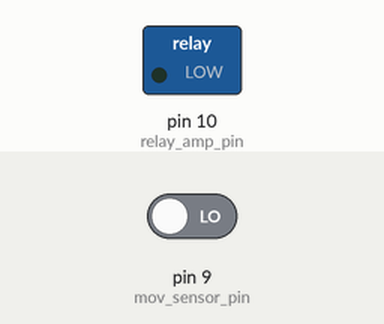
Simulated run of this sketch. Board: Arduino Uno, built with avr-gcc and run on an emulated ATmega328P. Parts: switched loads named in the sketch (green lamp = pin HIGH). The test bench sets the inputs (shaded band); at power-on: pin 9 (mov_sensor_pin) LOW.

Above: at 1.2 s.
1.3 s: pin 9 (mov_sensor_pin) driven HIGH
At 1.7 s:
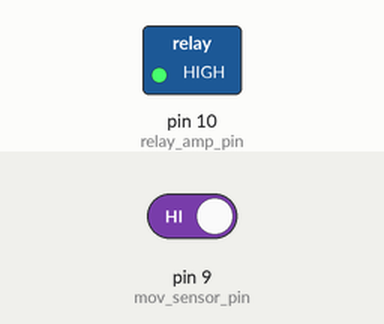
2.8 s: pin 9 (mov_sensor_pin) driven LOW
At 4.4 s:
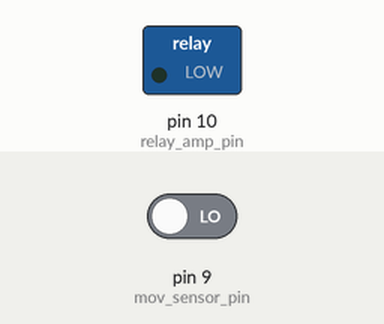
Timing chart, 0 to 5.9 s (numbered marks = the images above; inputs shaded):
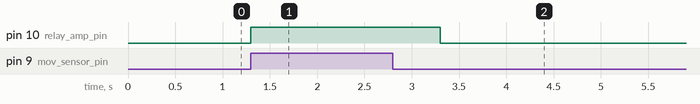

The sketch:

moviment_pir.ino
```cpp
const int relay_amp_pin = 10;
const int mov_sensor_pin = 9;

void setup() {
    Serial.begin(9600);
    pinMode(relay_amp_pin, OUTPUT);
    pinMode(mov_sensor_pin, INPUT);
}

void loop() {
    int pirVal = digitalRead(mov_sensor_pin);
    if(pirVal == HIGH){
      digitalWrite(relay_amp_pin, HIGH);
      delay(2000);
    }else{
      digitalWrite(relay_amp_pin, LOW);
    }
}
```

Measured:
- after the input at 1.3 s, pin 10 (relay_amp_pin): LOW → HIGH at once
- after the input at 2.8 s, pin 10 (relay_amp_pin): HIGH → LOW after 0.50 s
